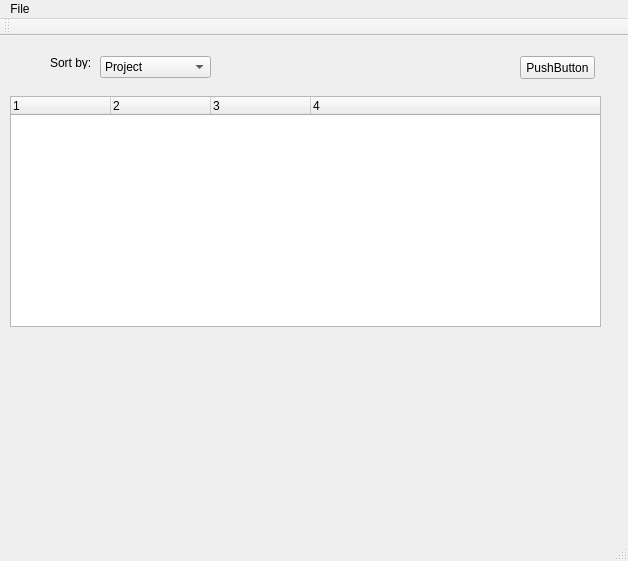
<?xml version="1.0" encoding="UTF-8"?>
<ui version="4.0">
 <class>CMainWindow</class>
 <widget class="QMainWindow" name="CMainWindow">
  <property name="geometry">
   <rect>
    <x>0</x>
    <y>0</y>
    <width>628</width>
    <height>561</height>
   </rect>
  </property>
  <property name="windowTitle">
   <string>CMainWindow</string>
  </property>
  <widget class="QWidget" name="centralWidget">
   <widget class="CMyTreeWidget" name="treeWidget">
    <property name="geometry">
     <rect>
      <x>10</x>
      <y>60</y>
      <width>591</width>
      <height>231</height>
     </rect>
    </property>
    <property name="mouseTracking">
     <bool>true</bool>
    </property>
    <property name="editTriggers">
     <set>QAbstractItemView::NoEditTriggers</set>
    </property>
    <property name="alternatingRowColors">
     <bool>true</bool>
    </property>
    <property name="columnCount">
     <number>4</number>
    </property>
    <column>
     <property name="text">
      <string notr="true">1</string>
     </property>
    </column>
    <column>
     <property name="text">
      <string notr="true">2</string>
     </property>
    </column>
    <column>
     <property name="text">
      <string notr="true">3</string>
     </property>
    </column>
    <column>
     <property name="text">
      <string notr="true">4</string>
     </property>
    </column>
   </widget>
   <widget class="QPushButton" name="pushButton">
    <property name="geometry">
     <rect>
      <x>520</x>
      <y>20</y>
      <width>75</width>
      <height>23</height>
     </rect>
    </property>
    <property name="text">
     <string>PushButton</string>
    </property>
   </widget>
   <widget class="QComboBox" name="cboSortBy">
    <property name="geometry">
     <rect>
      <x>100</x>
      <y>20</y>
      <width>111</width>
      <height>22</height>
     </rect>
    </property>
    <item>
     <property name="text">
      <string>Project</string>
     </property>
    </item>
    <item>
     <property name="text">
      <string>Due date</string>
     </property>
    </item>
    <item>
     <property name="text">
      <string>Priority</string>
     </property>
    </item>
    <item>
     <property name="text">
      <string>File</string>
     </property>
    </item>
   </widget>
   <widget class="QLabel" name="lblSortBy">
    <property name="geometry">
     <rect>
      <x>50</x>
      <y>20</y>
      <width>47</width>
      <height>13</height>
     </rect>
    </property>
    <property name="text">
     <string>Sort by:</string>
    </property>
   </widget>
  </widget>
  <widget class="QMenuBar" name="menuBar">
   <property name="geometry">
    <rect>
     <x>0</x>
     <y>0</y>
     <width>628</width>
     <height>18</height>
    </rect>
   </property>
   <widget class="QMenu" name="menuFile">
    <property name="title">
     <string>File</string>
    </property>
    <addaction name="actionNew"/>
    <addaction name="actionOpen_file"/>
    <addaction name="actionOpen_File_Set"/>
    <addaction name="separator"/>
    <addaction name="actionSave"/>
    <addaction name="actionSave_as"/>
    <addaction name="separator"/>
    <addaction name="actionClose"/>
    <addaction name="separator"/>
    <addaction name="actionExit"/>
   </widget>
   <addaction name="menuFile"/>
  </widget>
  <widget class="QToolBar" name="mainToolBar">
   <attribute name="toolBarArea">
    <enum>TopToolBarArea</enum>
   </attribute>
   <attribute name="toolBarBreak">
    <bool>false</bool>
   </attribute>
  </widget>
  <widget class="QStatusBar" name="statusBar"/>
  <action name="actionNew">
   <property name="text">
    <string>New</string>
   </property>
  </action>
  <action name="actionOpen_file">
   <property name="text">
    <string>Open File...</string>
   </property>
  </action>
  <action name="actionOpen_File_Set">
   <property name="text">
    <string>Open File Set...</string>
   </property>
  </action>
  <action name="actionSave">
   <property name="text">
    <string>Save</string>
   </property>
  </action>
  <action name="actionSave_as">
   <property name="text">
    <string>Save as...</string>
   </property>
  </action>
  <action name="actionExit">
   <property name="text">
    <string>Exit</string>
   </property>
  </action>
  <action name="actionClose">
   <property name="text">
    <string>Close</string>
   </property>
  </action>
 </widget>
 <layoutdefault spacing="6" margin="11"/>
 <customwidgets>
  <customwidget>
   <class>CMyTreeWidget</class>
   <extends>QTreeWidget</extends>
   <header>cmytreewidget.h</header>
   <slots>
    <slot>catchItemClicked(QTreeWidgetItem*,int)</slot>
    <slot>catchItemDoubleClicked(QTreeWidgetItem*,int)</slot>
   </slots>
  </customwidget>
 </customwidgets>
 <resources/>
 <connections>
  <connection>
   <sender>pushButton</sender>
   <signal>clicked()</signal>
   <receiver>CMainWindow</receiver>
   <slot>btnTest()</slot>
   <hints>
    <hint type="sourcelabel">
     <x>557</x>
     <y>63</y>
    </hint>
    <hint type="destinationlabel">
     <x>313</x>
     <y>280</y>
    </hint>
   </hints>
  </connection>
  <connection>
   <sender>treeWidget</sender>
   <signal>itemChanged(QTreeWidgetItem*,int)</signal>
   <receiver>CMainWindow</receiver>
   <slot>updateWidgets(QTreeWidgetItem*,int)</slot>
   <hints>
    <hint type="sourcelabel">
     <x>305</x>
     <y>207</y>
    </hint>
    <hint type="destinationlabel">
     <x>313</x>
     <y>280</y>
    </hint>
   </hints>
  </connection>
  <connection>
   <sender>actionNew</sender>
   <signal>triggered()</signal>
   <receiver>CMainWindow</receiver>
   <slot>actionNew()</slot>
   <hints>
    <hint type="sourcelabel">
     <x>-1</x>
     <y>-1</y>
    </hint>
    <hint type="destinationlabel">
     <x>313</x>
     <y>280</y>
    </hint>
   </hints>
  </connection>
  <connection>
   <sender>actionClose</sender>
   <signal>triggered()</signal>
   <receiver>CMainWindow</receiver>
   <slot>actionClose()</slot>
   <hints>
    <hint type="sourcelabel">
     <x>-1</x>
     <y>-1</y>
    </hint>
    <hint type="destinationlabel">
     <x>313</x>
     <y>280</y>
    </hint>
   </hints>
  </connection>
  <connection>
   <sender>actionExit</sender>
   <signal>triggered()</signal>
   <receiver>CMainWindow</receiver>
   <slot>actionExit()</slot>
   <hints>
    <hint type="sourcelabel">
     <x>-1</x>
     <y>-1</y>
    </hint>
    <hint type="destinationlabel">
     <x>313</x>
     <y>280</y>
    </hint>
   </hints>
  </connection>
  <connection>
   <sender>actionOpen_file</sender>
   <signal>triggered()</signal>
   <receiver>CMainWindow</receiver>
   <slot>actionOpenFile()</slot>
   <hints>
    <hint type="sourcelabel">
     <x>-1</x>
     <y>-1</y>
    </hint>
    <hint type="destinationlabel">
     <x>313</x>
     <y>280</y>
    </hint>
   </hints>
  </connection>
  <connection>
   <sender>actionOpen_File_Set</sender>
   <signal>triggered()</signal>
   <receiver>CMainWindow</receiver>
   <slot>actionOpenFileset()</slot>
   <hints>
    <hint type="sourcelabel">
     <x>-1</x>
     <y>-1</y>
    </hint>
    <hint type="destinationlabel">
     <x>313</x>
     <y>280</y>
    </hint>
   </hints>
  </connection>
  <connection>
   <sender>actionSave</sender>
   <signal>triggered()</signal>
   <receiver>CMainWindow</receiver>
   <slot>actionSave()</slot>
   <hints>
    <hint type="sourcelabel">
     <x>-1</x>
     <y>-1</y>
    </hint>
    <hint type="destinationlabel">
     <x>313</x>
     <y>280</y>
    </hint>
   </hints>
  </connection>
  <connection>
   <sender>actionSave_as</sender>
   <signal>triggered()</signal>
   <receiver>CMainWindow</receiver>
   <slot>actionSaveAs()</slot>
   <hints>
    <hint type="sourcelabel">
     <x>-1</x>
     <y>-1</y>
    </hint>
    <hint type="destinationlabel">
     <x>313</x>
     <y>280</y>
    </hint>
   </hints>
  </connection>
  <connection>
   <sender>treeWidget</sender>
   <signal>itemClicked(QTreeWidgetItem*,int)</signal>
   <receiver>treeWidget</receiver>
   <slot>catchItemClicked(QTreeWidgetItem*,int)</slot>
   <hints>
    <hint type="sourcelabel">
     <x>305</x>
     <y>207</y>
    </hint>
    <hint type="destinationlabel">
     <x>305</x>
     <y>207</y>
    </hint>
   </hints>
  </connection>
  <connection>
   <sender>treeWidget</sender>
   <signal>itemDoubleClicked(QTreeWidgetItem*,int)</signal>
   <receiver>treeWidget</receiver>
   <slot>catchItemDoubleClicked(QTreeWidgetItem*,int)</slot>
   <hints>
    <hint type="sourcelabel">
     <x>305</x>
     <y>207</y>
    </hint>
    <hint type="destinationlabel">
     <x>305</x>
     <y>207</y>
    </hint>
   </hints>
  </connection>
 </connections>
 <slots>
  <slot>populate()</slot>
  <slot>updateWidgets(QTreeWidgetItem*,int)</slot>
  <slot>actionNew()</slot>
  <slot>actionOpenFile()</slot>
  <slot>actionOpenFileset()</slot>
  <slot>actionSave()</slot>
  <slot>actionSaveAs()</slot>
  <slot>actionClose()</slot>
  <slot>actionExit()</slot>
  <slot>btnTest()</slot>
 </slots>
</ui>
